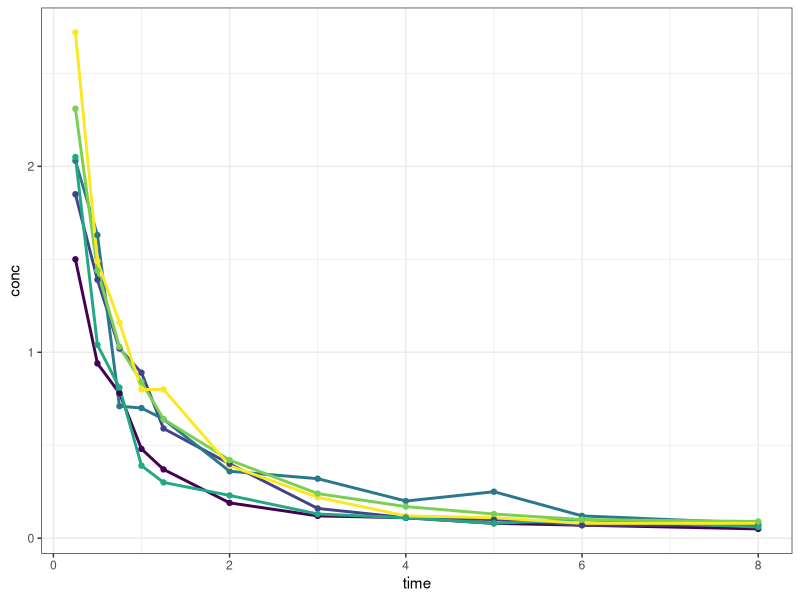

Write the R code that produced this figure.
## ---- chunk 1
#| output: false
#| echo: false
library(tidyverse)
## ---- chunk 2
#| fig-width: 3
#| fig-height: 3
#| fig-alt: "背景が透過していないggplotで作成したグラフ"
#| echo: false

data <- Indometh
plot <- ggplot(data, aes(x=time, y=conc, )) +
    geom_line(aes(color=Subject), linewidth=1) +
    geom_point(aes(color=Subject),size=1.5) +
    theme_bw() +
    theme(legend.position = "none")

print(plot)
## ---- chunk 3
plot <- plot +
    theme(
        panel.background = element_rect(fill = "transparent", color = NA),
        plot.background = element_rect(fill = "transparent", color = NA)
    )
